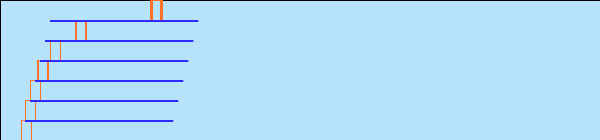
Frame 1 (no input)
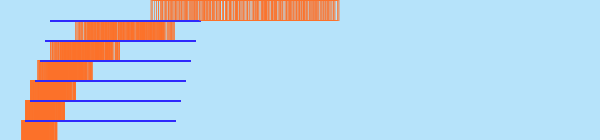
Frame 60 (the mouse pressed at the canvas centre just before this capture)
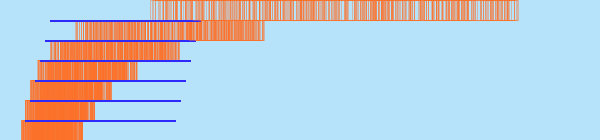
Frame 120 (the mouse held since frame 60 and released just before this capture)

The Processing sketch that drew these frames (run headless with seeded random() and noise(); from frame 60 on, the mouse is pressed at the canvas centre):

// Processing sketch: processing_41772
// ── processing_41772.pde

//Bryan Williams
//September 9, 2011
//Computational Methods
//Homework 7.2

//I wanted to create a composition which looked like blocks were sliding across a drawn horizontal grid.

int numParticles = 300; //number of rectangles in composition
GenParticle[] p = new GenParticle[numParticles];

void setup() {
  size(600, 140);
  smooth();

  for (int i = 0; i < p.length; i++) {

    float velx = random(0, 6);//Velocity x
    float vely = random(0, 5);//Velocity y
    p[i] = new GenParticle(width, height, velx, vely, 6.0, width/2, height);
    p[i] = new ParticleBryan(width, height, velx, vely, 7.0, width, height);
    p[i] = new ParticleWilliams(width/2, height, velx, vely, 2.0, width, height);
  }
}

void draw() {
  fill(#B6E3FA); //background color clocks rectangle trail
  rect(0, 0, width, height);
  for (int i = 0; i < p.length; i++) {

    p[i].update();
    p[i].regenerate();
    p[i].display();
  }
}

class Particle {
  float x, y;//xy points
  float vx, vy; // velocity xy
  float friction = 0.24;
  //controls the speed of the particles

  Particle(float xp, float yp, float velx, float vely, float Ray) {

    x = xp;
    y = yp;
    vx = velx;
    vy = vely;
  }

  void update() {
    x += vx;
    y += vy;
    vy = vy*friction;
  }
  void display() {
    noFill();//sets up orange rectangles which glide across the grid of horizontal lines
    stroke(#FC7029);
    strokeWeight(.4);
    rect(x/2, 0, 10, 20);
    rect(x/4, 20, 10, 20);
    rect(x/6, 40, 10, 20);
    rect(x/8, 60, 10, 20);
    rect(x/10, 80, 10, 20);
    rect(x/12, 100, 10, 20);
    rect(x/14, 120, 10, 20);
    fill(#2F29FC);//sets up blue horizontal lines
    noStroke();
    rect(50, 20, y, 2);
    rect(45, 40, y, 2);
    rect(40, 60, y, 2);
    rect(35, 80, y, 2);
    rect(30, 100, y, 2);
    rect(25, 120, y, 2);
  }
}

class GenParticle extends Particle {
  float originPointx, originPointy;

  GenParticle(float x, float y, float vx, float vy, float Ray, float ox, float oy) {
    super(x, y, vx, vy, Ray);

    originPointx = ox;
    originPointy = oy;
  }
  void regenerate() {

    if ((x > width)||(x < width)||
      (y > height)||(y < height)) {
      vy +=x;
      vx +=y;
      x = originPointx;
      y = originPointy;
    }
  }
}

class ParticleBryan extends GenParticle {

  float friction = 10;

  ParticleBryan(float xor, float yor, float vxor, float vyor, float r, float ox, float oy) {
    super(xor, yor, vxor, vyor, r, ox, oy);
    vy = vy/friction;
  }

  void regenerate() {

    if ((x > width)||(x < 2/width)||
      (y > height)||(y < 2/height)) {
        
      vx = random(-1.0, 25);
      vy = random(-1.0, 12);
      
      x = originPointx;
      y = originPointy;
    }
  }
}

class ParticleWilliams extends GenParticle {

  float friction = 0.6;

  ParticleWilliams(float xor, float yor, float vxor, float vyor, float r, float ox, float oy) {
    super(xor, yor, vxor, vyor, r, ox, oy);

    vy = vy/friction;
  }
  void regenerate() {
    if ((x > width*4)||(x < -width)||
      (y > height*4)||(y < -height)) {
        
      vx = random(-0.14, 1.0);
      vy = random(0, 2.0);
    }
  }
}
